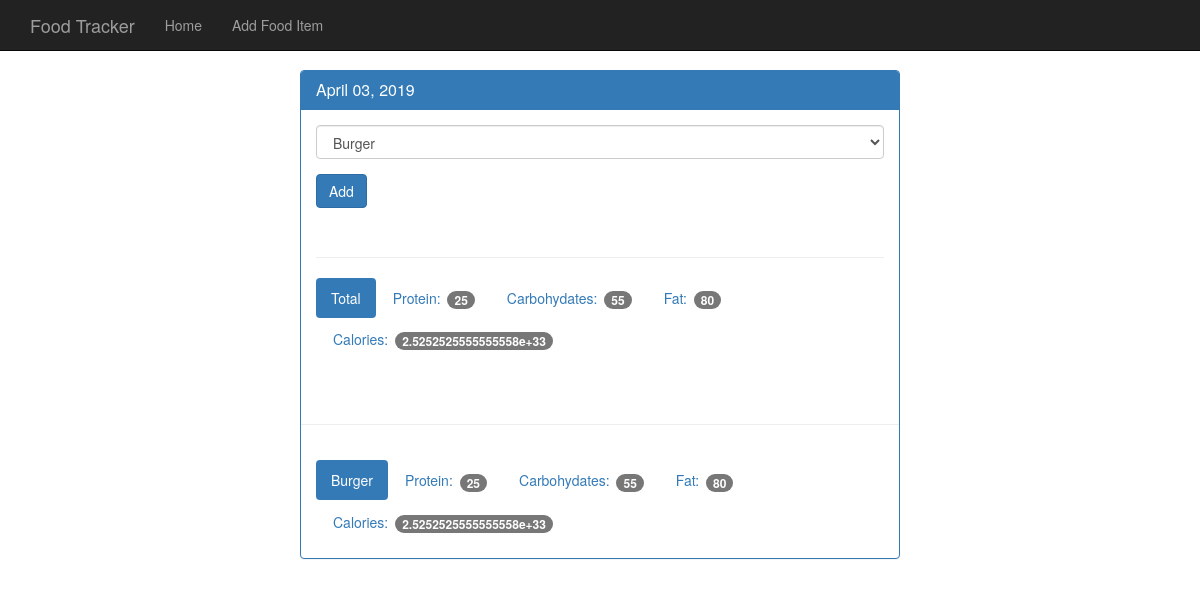
The page /view/20190403 on the database its author committed.
### tables this page shows
CREATE TABLE food(
id integer primary key autoincrement,
name text not null,
protein integer not null,
carbohydrates integer not null,
fat integer not null,
calories integer not null);

### app.py (the view)
@app.route('/view/<date>', methods=['GET', 'POST'])
def view(date):
    db = get_db()
    cur = db.execute('select id,entry_date from log_date where entry_date = ?', [date])
    date_result = cur.fetchone()
    if request.method == 'POST':
        db.execute('insert into food_date (food_id, log_date_id) values (?,?)',
                   [request.form['food-select'], date_result['id']])
        db.commit()
    d = datetime.strptime(str(date_result['entry_date']), '%Y%m%d')
    pretty_date = datetime.strftime(d, '%B %d, %Y')
    food_cur = db.execute('select id,name from food')
    food_results = food_cur.fetchall()
    log_cur = db.execute('''select food.name, food.protein, food.carbohydrates, food.fat, food.calories
                            from log_date
                            join food_date on food_date.log_date_id = log_date.id
                            join food on food.id = food_date.food_id
                            where log_date.entry_date = ?''', [date])
    log_results = log_cur.fetchall()
    totals = {}
    totals['protein'] = 0
    totals['carbohydrates'] = 0
    totals['fat'] = 0
    totals['calories'] = 0
    for food in log_results:
        totals['protein'] += food['protein']
        totals['carbohydrates'] += food['carbohydrates']
        totals['fat'] += food['fat']
        totals['calories'] += food['calories']
    return render_template('day.html', entry_date=date_result['entry_date'], pretty_date=pretty_date, \
                           food_results=food_results, log_results=log_results, totals=totals)

### database.py (called while the page is built)
def connect_db():
    sql = sqlite3.connect('D://Projects/Python/Food-Tracker/food_log.db')
    sql.row_factory = sqlite3.Row
    return sql

def get_db():
    if not hasattr(g, 'sqlite3'):
        g.sqlite_db = connect_db()
        return g.sqlite_db

### templates/day.html
{% extends "base.html" %}
{% block body %}
    <nav class="navbar navbar-inverse navbar-fixed-top">
      <div class="container">
        <div class="navbar-header">
          <a class="navbar-brand" href="{{ url_for('index') }}">Food Tracker</a>
        </div>
        <div id="navbar" class="navbar-collapse collapse">
          <ul class="nav navbar-nav">
            <li><a href="{{ url_for('index') }}">Home</a></li>
            <li><a href="{{ url_for('food') }}">Add Food Item</a></li>
          </ul>
        </div>
      </div>
    </nav>
    <div class="container theme-showcase col-sm-6 col-sm-offset-3" role="main">
      <div class="row">
        <div>
          <div class="panel panel-primary">
            <div class="panel-heading">
              <h3 class="panel-title">{{ pretty_date  }}</h3>
            </div>
            <div class="panel-body">
              <form method="POST" action="{{ url_for('view',date=entry_date) }}">
                <div class="form-group">
                  <select class="form-control" name="food-select">
                    {% for food in food_results %}
                    <option value={{ food.id }}>{{ food.name }}</option>
                    {% endfor %}
                  </select>
                </div>
                <button type="submit" class="btn btn-primary">Add</button>
              </form>
              <div class="page-header"></div>
              <ul class="nav nav-pills" role="tablist">
                <li class="active"><a>Total</a></li>
                <li><a>Protein: <span class="badge">{{ totals.protein }}</span></a></li>
                <li><a>Carbohydates: <span class="badge">{{ totals.carbohydrates }}</span></a></li>
                <li><a>Fat: <span class="badge">{{ totals.fat }}</span></a></li>
                <li><a>Calories: <span class="badge">{{ totals.calories }}</span></a></li>
              </ul>
            </div>
            <div class="page-header"></div>
            {% for food in log_results %}
            <div class="panel-body">
              <ul class="nav nav-pills" role="tablist">
                <li class="active"><a>{{ food.name }}</a></li>
                <li><a>Protein: <span class="badge">{{food.protein}}</span></a></li>
                <li><a>Carbohydates: <span class="badge">{{ food.carbohydrates }}</span></a></li>
                <li><a>Fat: <span class="badge">{{ food.fat }}</span></a></li>
                <li><a>Calories: <span class="badge">{{ food.calories }}</span></a></li>
              </ul>
            </div>
          {% endfor %}
          </div>
        </div>
      </div>
    </div>
{% endblock %}

### static/theme.css (style rules this page uses)
body { padding-top: 70px; padding-bottom: 30px; }

### rows shown on the page
food: name "Burger", protein "25", carbohydrates "55", fat "80", calories "2.5252525555555558e+33"

### other values the page prints
{{ pretty_date }} "April 03, 2019"
{{ totals.protein }} "25"
{{ totals.carbohydrates }} "55"
{{ totals.fat }} "80"
{{ totals.calories }} "2.5252525555555558e+33"
form field food-select "Burger"
